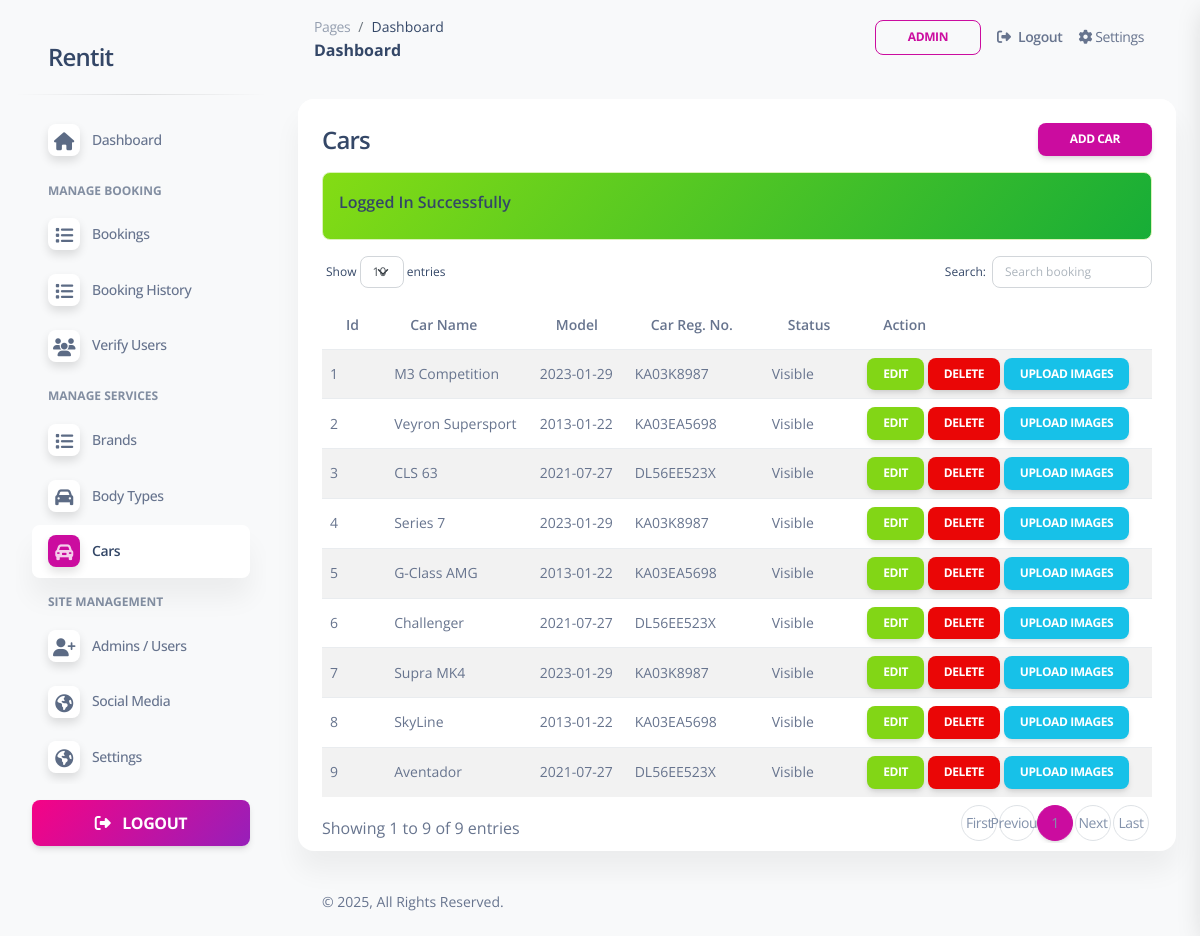
The page /admin/cars.php (signed in) on the database its author committed.
### tables this page shows
CREATE TABLE `web_settings` (
  `id` int(11) UNSIGNED NOT NULL,
  `title` varchar(255) NOT NULL,
  `url` varchar(255) DEFAULT NULL,
  `description` varchar(1000) DEFAULT NULL,
  `logo` varchar(100) DEFAULT NULL,
  `address` varchar(500) DEFAULT NULL,
  `email1` varchar(100) DEFAULT NULL,
  `email2` varchar(100) DEFAULT NULL,
  `phone1` varchar(15) DEFAULT NULL,
  `phone2` varchar(15) DEFAULT NULL
);

CREATE TABLE `cars` (
  `id` int(11) UNSIGNED NOT NULL,
  `brand_id` int(11) NOT NULL,
  `body_type_id` int(11) NOT NULL,
  `name` varchar(255) NOT NULL,
  `car_cid` varchar(20) NOT NULL COMMENT 'car custom id',
  `car_reg_no` varchar(50) DEFAULT NULL,
  `model` date NOT NULL,
  `transmission` varchar(100) DEFAULT NULL,
  `fuel` varchar(100) DEFAULT NULL,
  `seating_capacity` varchar(50) DEFAULT NULL,
  `fastag` tinyint(1) DEFAULT 0,
  `kms_driven` varchar(100) DEFAULT NULL,
  `sun_roof` tinyint(1) NOT NULL,
  `cruise_control` tinyint(1) NOT NULL,
  `360_camera` tinyint(1) NOT NULL,
  `price_per_hour` varchar(100) DEFAULT NULL,
  `home_delivery` tinyint(1) NOT NULL,
  `airbags` tinyint(1) NOT NULL,
  `description` mediumtext NOT NULL,
  `image` varchar(100) DEFAULT NULL,
  `status` tinyint(1) DEFAULT 0 COMMENT '0=show,1=hide',
  `owner_id` int(11) UNSIGNED DEFAULT NULL
);

### admin/cars.php (the view, shortened to what this page needs)
<?php include('includes/header.php'); ?>
    <div class="row">
        <div class="col-12">
            <div class="card mb-4">
                <div class="card-header pb-0">
                    <h4>Cars
                        <a href="cars-create.php" class="btn btn-primary btn-sm float-end">Add Car</a>
                    </h4>
                </div>
                <div class="card-body pt-0 pb-2">
                    <div class="table-responsive p-0">
                        <table id="myTable" class="table table-striped align-items-center justify-content-center">
                            <thead>
                                <tr>
                                    <th>Id</th>
                                    <th>Car Name</th>
                                    <th>Model</th>
                                    <th>Car Reg. No.</th>
                                    <th>Status</th>
                                    <th>Action</th>
                                </tr>
                            </thead>
                            <tbody>
                                <?php
                                    $cars = getAll('cars');
                                    if($cars)
                                    {
                                        if(mysqli_num_rows($cars) > 0){
                                            foreach($cars as $item) :
                                            ?>
                                            <tr>
                                                <td><?= $item['id']; ?></td>
                                                <td><?= $item['name']; ?></td>
                                                <td><?= $item['model']; ?></td>
                                                <td><?= $item['car_reg_no']; ?></td>
                                                <td><?= $item['status'] == true ? 'Hidden':'Visible'; ?></td>
                                                <td>
                                                    <a href="cars-edit.php?id=<?= $item['id'];?>" class="btn px-3 mb-0 btn-success btn-sm">Edit</a>
                                                    <a href="cars-delete.php?id=<?= $item['id'];?>"
                                                        onclick="return confirm('Are you sure you want to delete data?')"
                                                        class="btn mb-0 px-3 btn-danger btn-sm">
                                                        Delete
                                                    </a>
                                                    <a href="car-images.php?id=<?= $item['id'];?>" class="btn mb-0 px-3 btn-info btn-sm">Upload Images</a>
                                                </td>
                                            </tr>
                                            <?php
                                            endforeach;
                                        }else{
                                            ?>
                                            <tr>
                                                <td colspan="5">No Record Found!</td>
                                            </tr>
                                            <?php
                                        }
                                    }
                                    else
                                    {
                                        ?>
                                        <tr>
                                            <td colspan="5">No Record Available</td>
                                        </tr>
                                        <?php
                                    }
                                ?>
                            </tbody>
                        </table>
                    </div>
                </div>
            </div>
        </div>
    </div>
<?php include('includes/footer.php'); ?>

### admin/includes/sidebar.php
<?php
$pageName = substr($_SERVER["SCRIPT_NAME"],strrpos($_SERVER["SCRIPT_NAME"],"/")+1);
?>
<aside class="sidenav navbar navbar-vertical navbar-expand-xs border-0 border-radius-xl my-3 fixed-start ms-3 " id="sidenav-main">
    <div class="sidenav-header">
      <a class="navbar-brand m-0" href="dashboard.php" target="_blank">
        <h4><?= webSetting('title') ?? 'Funda Services'; ?></h4>
      </a>
    </div>
    <hr class="horizontal dark mt-0">
    <div class="collapse navbar-collapse w-auto" id="sidenav-collapse-main">
      <ul class="navbar-nav">
        <li class="nav-item">
          <a class="nav-link
            <?= $pageName == "dashboard.php"?'active':'' ?>" href="dashboard.php">
            <div class="icon icon-shape icon-sm shadow border-radius-md bg-white text-center me-2 d-flex align-items-center justify-content-center">
                <i class="fa fa-home <?= $pageName == "dashboard.php"?'text-white':'text-dark' ?>   text-lg"></i>
            </div>
            <span class="nav-link-text ms-1">Dashboard</span>
          </a>
        </li>
        <li class="nav-item mt-3">
          <h6 class="ps-4 ms-2 text-uppercase text-xs font-weight-bolder opacity-6">Manage Booking</h6>
        </li>
        <li class="nav-item">
          <a class="nav-link  <?= $pageName == "bookings.php"?'active':'' ?>"  href="bookings.php">
            <div class="icon icon-shape icon-sm shadow border-radius-md bg-white text-center me-2 d-flex align-items-center justify-content-center">
                <i class="fa fa-list <?= $pageName == "bookings.php"?'text-white':'text-dark' ?>   text-lg"></i>
            </div>
            <span class="nav-link-text ms-1">Bookings</span>
          </a>
        </li>
        <li class="nav-item">
          <a class="nav-link <?= $pageName == "booking-history.php"?'active':'' ?>" href="booking-history.php">
            <div class="icon icon-shape icon-sm shadow border-radius-md bg-white text-center me-2 d-flex align-items-center justify-content-center">
                <i class="fa fa-list <?= $pageName == "booking-history.php"?'text-white':'text-dark' ?> text-lg"></i>
            </div>
            <span class="nav-link-text ms-1">Booking History</span>
          </a>
        </li>
        <li class="nav-item">
          <a class="nav-link <?= $pageName == "verify-users.php"?'active':'' ?>" href="verify-users.php">
            <div class="icon icon-shape icon-sm shadow border-radius-md bg-white text-center me-2 d-flex align-items-center justify-content-center">
                <i class="fa fa-users <?= $pageName == "verify-users.php"?'text-white':'text-dark' ?> text-lg"></i>
            </div>
            <span class="nav-link-text ms-1">Verify Users</span>
          </a>
        </li>
        <li class="nav-item mt-3">
          <h6 class="ps-4 ms-2 text-uppercase text-xs font-weight-bolder opacity-6">Manage Services</h6>
        </li>
        <li class="nav-item">
          <a class="nav-link <?= $pageName == "brands.php"?'active':'' ?>" href="brands.php">
            <div class="icon icon-shape icon-sm shadow border-radius-md bg-white text-center me-2 d-flex align-items-center justify-content-center">
                <i class="fa fa-list <?= $pageName == "brands.php"?'text-white':'text-dark' ?>   text-lg"></i>
            </div>
            <span class="nav-link-text ms-1">Brands</span>
          </a>
        </li>
        <li class="nav-item">
          <a class="nav-link
            <?= $pageName == "body-types.php"?'active':'' ?>"
            href="body-types.php">
            <div class="icon icon-shape icon-sm shadow border-radius-md bg-white text-center me-2 d-flex align-items-center justify-content-center">
                <i class="fa fa-car <?= $pageName == "body-types.php"?'text-white':'text-dark' ?>   text-lg"></i>
            </div>
            <span class="nav-link-text ms-1">Body Types</span>
          </a>
        </li>
        <li class="nav-item">
          <a class="nav-link <?= $pageName == "cars.php"?'active':'' ?>" href="cars.php">
            <div class="icon icon-shape icon-sm shadow border-radius-md bg-white text-center me-2 d-flex align-items-center justify-content-center">
                <i class="fa fa-car-alt <?= $pageName == "cars.php"?'text-white':'text-dark' ?>   text-lg"></i>
            </div>
            <span class="nav-link-text ms-1">Cars</span>
          </a>
        </li>
        <li class="nav-item mt-3">
          <h6 class="ps-4 ms-2 text-uppercase text-xs font-weight-bolder opacity-6">Site Management</h6>
        </li>
        <li class="nav-item">
          <a class="nav-link <?= $pageName == "users.php"?'active':'' ?>" href="users.php">
            <div class="icon icon-shape icon-sm shadow border-radius-md bg-white text-center me-2 d-flex align-items-center justify-content-center">
                <i class="fa fa-user-plus <?= $pageName == "users.php"?'text-white':'text-dark' ?>   text-lg"></i>
            </div>
            <span class="nav-link-text ms-1">Admins / Users</span>
          </a>
        </li>
        <li class="nav-item">
          <a class="nav-link <?= $pageName == "social-media.php"?'active':'' ?>" href="social-media.php">
            <div class="icon icon-shape icon-sm shadow border-radius-md bg-white text-center me-2 d-flex align-items-center justify-content-center">
                <i class="fa fa-globe <?= $pageName == "social-media.php"?'text-white':'text-dark' ?>   text-lg"></i>
            </div>
            <span class="nav-link-text ms-1">Social Media</span>
          </a>
        </li>
        <li class="nav-item">
          <a class="nav-link <?= $pageName == "settings.php"?'active':'' ?>"
          href="settings.php">
            <div class="icon icon-shape icon-sm shadow border-radius-md bg-white text-center me-2 d-flex align-items-center justify-content-center">
                <i class="fa fa-globe <?= $pageName == "settings.php"?'text-white':'text-dark' ?> text-lg" ></i>
            </div>
            <span class="nav-link-text ms-1">Settings</span>
          </a>
        </li>
      </ul>
    </div>
    <div class="sidenav-footer mx-3 ">
      <a class="btn bg-gradient-primary mt-3 fs-6 w-100" href="logout.php">
        <i class="fa fa-sign-out me-2"></i> Logout
      </a>
    </div>
  </aside>

### admin/assets/css/nucleo-svg.css (style rules this page uses)
.icon { display: inline-block; color: #111111; height: 1em; width: 1em; }
.icon-sm { height: 0.8em; width: 0.8em; }
.icon { fill: currentColor; stroke: none; }

### rows shown on the page
web_settings: title "Rentit"
cars: id "1", name "M3 Competition", model "2023-01-29", car_reg_no "KA03K8987", status "Visible"
cars: id "2", name "Veyron Supersport", model "2013-01-22", car_reg_no "KA03EA5698", status "Visible"
cars: id "3", name "CLS 63", model "2021-07-27", car_reg_no "DL56EE523X", status "Visible"
cars: id "4", name "Series 7", model "2023-01-29", car_reg_no "KA03K8987", status "Visible"
cars: id "5", name "G-Class AMG", model "2013-01-22", car_reg_no "KA03EA5698", status "Visible"
cars: id "6", name "Challenger", model "2021-07-27", car_reg_no "DL56EE523X", status "Visible"
cars: id "7", name "Supra MK4", model "2023-01-29", car_reg_no "KA03K8987", status "Visible"
cars: id "8", name "SkyLine", model "2013-01-22", car_reg_no "KA03EA5698", status "Visible"
cars: id "9", name "Aventador", model "2021-07-27", car_reg_no "DL56EE523X", status "Visible"

### other values the page prints
$_SESSION['loggedInUser']['name'] "ADMIN"
$_SESSION['status'] "Logged In Successfully"
